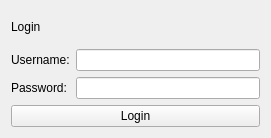
<?xml version="1.0" encoding="UTF-8"?>
<ui version="4.0">
 <class>login_widget</class>
 <widget class="QWidget" name="login_widget">
  <property name="geometry">
   <rect>
    <x>0</x>
    <y>0</y>
    <width>271</width>
    <height>138</height>
   </rect>
  </property>
  <property name="sizePolicy">
   <sizepolicy hsizetype="Fixed" vsizetype="Fixed">
    <horstretch>0</horstretch>
    <verstretch>0</verstretch>
   </sizepolicy>
  </property>
  <property name="windowTitle">
   <string>Form</string>
  </property>
  <layout class="QVBoxLayout" name="verticalLayout">
   <item>
    <widget class="QLabel" name="login_label">
     <property name="text">
      <string>Login</string>
     </property>
    </widget>
   </item>
   <item>
    <layout class="QFormLayout" name="formLayout">
     <item row="0" column="0">
      <widget class="QLabel" name="username_label">
       <property name="text">
        <string>Username:</string>
       </property>
      </widget>
     </item>
     <item row="1" column="0">
      <widget class="QLabel" name="password_label">
       <property name="frameShape">
        <enum>QFrame::NoFrame</enum>
       </property>
       <property name="text">
        <string>Password:</string>
       </property>
      </widget>
     </item>
     <item row="0" column="1">
      <widget class="QLineEdit" name="username_edit"/>
     </item>
     <item row="1" column="1">
      <widget class="QLineEdit" name="password_edit"/>
     </item>
    </layout>
   </item>
   <item>
    <widget class="QPushButton" name="login_button">
     <property name="text">
      <string>Login</string>
     </property>
    </widget>
   </item>
  </layout>
 </widget>
 <tabstops>
  <tabstop>username_edit</tabstop>
  <tabstop>password_edit</tabstop>
  <tabstop>login_button</tabstop>
 </tabstops>
 <resources/>
 <connections>
  <connection>
   <sender>login_button</sender>
   <signal>clicked()</signal>
   <receiver>login_widget</receiver>
   <slot>loginclick()</slot>
   <hints>
    <hint type="sourcelabel">
     <x>127</x>
     <y>121</y>
    </hint>
    <hint type="destinationlabel">
     <x>260</x>
     <y>8</y>
    </hint>
   </hints>
  </connection>
 </connections>
 <slots>
  <slot>loginclick()</slot>
 </slots>
</ui>
